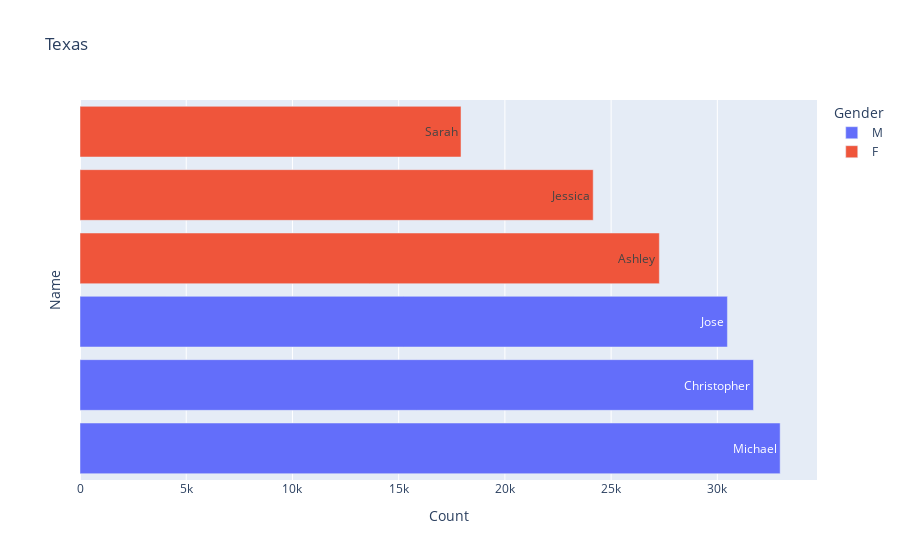

The notebook cell saved with this chart:
### Code cell
fig = px.bar(dfTX2, x='Count', y='Name', color='Gender', text='Name', orientation='h', title='Texas')
fig.update_yaxes(showticklabels=False)
fig.show()

### Figure 1 — Plotly figure (JSON) as saved in the notebook; plotly's stock layout.template omitted (floating-point values rounded to 4 significant figures)
{"data": [{"alignmentgroup": "True", "hovertemplate": "Gender=M<br>Count=%{x}<br>Name=%{text}<extra></extra>", "legendgroup": "M", "marker": {"color": "#636efa"}, "name": "M", "offsetgroup": "M", "orientation": "h", "showlegend": true, "text": ["Michael", "Christopher", "Jose"], "textposition": "auto", "type": "bar", "x": [32957, 31702, 30475], "xaxis": "x", "y": ["Michael", "Christopher", "Jose"], "yaxis": "y"}, {"alignmentgroup": "True", "hovertemplate": "Gender=F<br>Count=%{x}<br>Name=%{text}<extra></extra>", "legendgroup": "F", "marker": {"color": "#EF553B"}, "name": "F", "offsetgroup": "F", "orientation": "h", "showlegend": true, "text": ["Ashley", "Jessica", "Sarah"], "textposition": "auto", "type": "bar", "x": [27271, 24157, 17935], "xaxis": "x", "y": ["Ashley", "Jessica", "Sarah"], "yaxis": "y"}], "layout": {"barmode": "relative", "legend": {"title": {"text": "Gender"}, "tracegroupgap": 0}, "title": {"text": "Texas"}, "xaxis": {"anchor": "y", "domain": [0, 1], "title": {"text": "Count"}}, "yaxis": {"anchor": "x", "domain": [0, 1], "showticklabels": false, "title": {"text": "Name"}}}}
